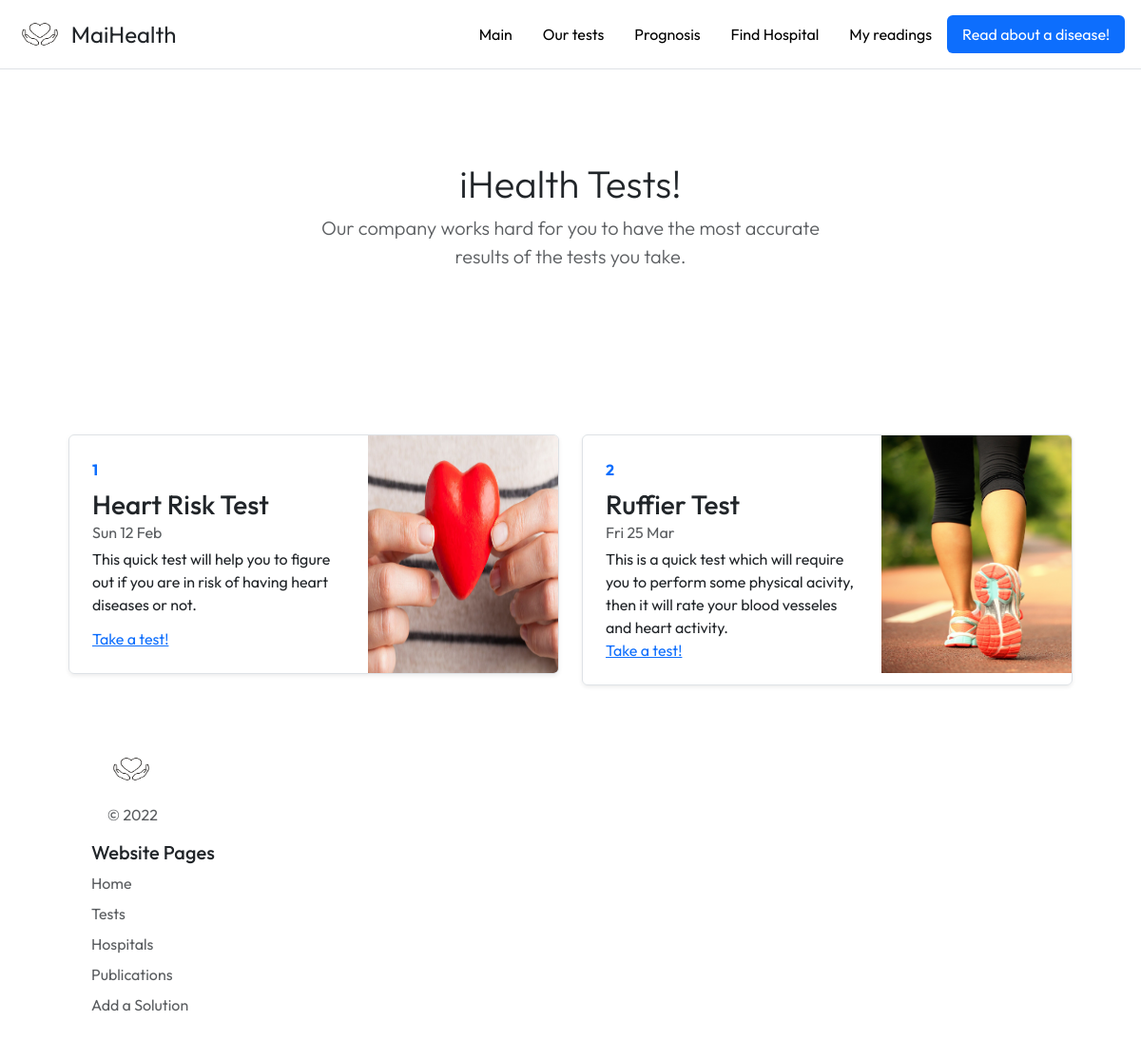
Screenshot of /our-tests with the database file from the repository.
### tables this page shows
CREATE TABLE all_tests(
                id INTEGER primary key,
                title TEXT,
                overview TEXT,
                duration TEXT,
                date_published TEXT,
                img_path TEXT
                );

### main.py (the view)
@app.route('/our-tests')
def our_tests():
    db = sqlite3.connect('blog.db')
    sql = db.cursor()
    sql.execute("""SELECT * FROM all_tests""")
    tests = sql.fetchall()
    return render_template('all_tests.html', tests=tests)

### templates/all_tests.html (shortened to what this page needs)
{% extends 'base.html' %}
{% block body %}
<section class="py-5 text-center container">
    <div class="row py-lg-5">
        <div class="col-lg-6 col-md-8 mx-auto">
            <h1 class="fw-light">iHealth Tests!</h1>
            <p class="lead text-muted">Our company works hard for you to have the most accurate results of the tests you take.</p>
        </div>
    </div>
</section>
<div class="row mb-2">
    {% for test in tests %}
    <div class="col-md-6">
      <div class="row g-0 border rounded overflow-hidden flex-md-row mb-4 shadow-sm h-md-250 position-relative">
        <div class="col p-4 d-flex flex-column position-static">
          <strong class="d-inline-block mb-2 text-primary">{{ test[0] }}</strong>
          <h3 class="mb-0">{{ test[1] }}</h3>
          <div class="mb-1 text-body-secondary">{{ test[4] }}</div>
          <p class="card-text mb-auto">{{ test[2] }}</p>
          <a href="/our-tests/{{ test[0] }}" class="stretched-link">Take a test!</a>
        </div>
        <div class="col-auto d-none d-lg-block">
          <img class="bd-placeholder-img" width="200" height="250" src="{{ url_for('static', filename=test[5]) }}">
        </div>
      </div>
    </div>
    {% endfor %}
</div>
{% endblock %}

### templates/base.html (shortened to what this page needs)
<!DOCTYPE html>
<html lang="en">
<head>
    <link rel="stylesheet" href="{{ url_for('static', filename='css/bstyle.css') }}">
    <link href="https://cdn.jsdelivr.net/npm/bootstrap@5.3.0-alpha1/dist/css/bootstrap.min.css" rel="stylesheet">
</head>
<body>
    <header class="d-flex flex-wrap justify-content-center py-3 border-bottom">
      <a href="/" class="d-flex align-items-center mb-3 mb-md-0 me-md-auto text-dark text-decoration-none">
        <img class="bi me-2" style="width: 50px; height: 40px;" src="{{ url_for('static', filename='img/logo.png') }}">
        <span class="fs-4">MaiHealth</span>
      </a>
      <ul class="nav nav-pills">
        <li class="nav-item"><a href="/" class="nav-link" style="color: black;">Main</a></li>
        <li class="nav-item"><a href="/our-tests" class="nav-link" style="color: black;">Our tests</a></li>
        <li class="nav-item"><a href="/find-my-disease" class="nav-link" style="color: black;">Prognosis</a></li>
        <li class="nav-item"><a href="/find-my-hospital" class="nav-link" style="color: black;">Find Hospital</a></li>
        <li class="nav-item"><a href="/my-articles" class="nav-link" style="color: black;">My readings</a></li>
        <li class="nav-item"><a href="/read-about-diseases" class="nav-link active" aria-current="page">Read about a disease!</a></li>
      </ul>
    </header>
    {% block body %}{% endblock %}
    <footer class="bottom_info">
      <div class="col mb-3">
        <a href="/" class="d-flex align-items-center mb-3 link-dark text-decoration-none">
          <img class="bi me-2" style="width: 50px; height: 40px;" src="{{ url_for('static', filename='img/logo.png') }}">
        </a>
        <p class="text-muted">© 2022</p>
      </div>
      <div class="col mb-3">
        <h5>Website Pages</h5>
        <ul class="nav flex-column">
          <li class="nav-item mb-2"><a href="/" class="nav-link p-0 text-muted">Home</a></li>
          <li class="nav-item mb-2"><a href="/our-tests" class="nav-link p-0 text-muted">Tests</a></li>
          <li class="nav-item mb-2"><a href="/healthcare" class="nav-link p-0 text-muted">Hospitals</a></li>
          <li class="nav-item mb-2"><a href="/articles" class="nav-link p-0 text-muted">Publications</a></li>
          <li class="nav-item mb-2"><a href="/create-article" class="nav-link p-0 text-muted">Add a Solution</a></li>
        </ul>
      </div>
    </footer>
</body>
</html>

### static/css/bstyle.css (style rules this page uses)
.me-2 { margin-left: 1.05rem; }
.nav-pills { margin-right: 1.05rem; }
.mb-3 a img { margin-left: 1.05rem; }
.mb-3 p { margin-left: 1.05rem; }
footer { width: 90%; margin-left: 5%; padding: 3%; }
* { font-family: 'Outfit', sans-serif; }

### templates/all_tests.html (style rules this page uses)
.row.mb-2 { margin: 5%; }

### rows the page displays
all_tests: id "1", title "Heart Risk Test", date_published "Sun 12 Feb", overview "This quick test will help you to figure out if you are in risk of having heart diseases or not.", img_path (picture)
all_tests: id "2", title "Ruffier Test", date_published "Fri 25 Mar", overview "This is a quick test which will require you to perform some physical acivity, then it will rate your blood vesseles and heart activity.", img_path (picture)
